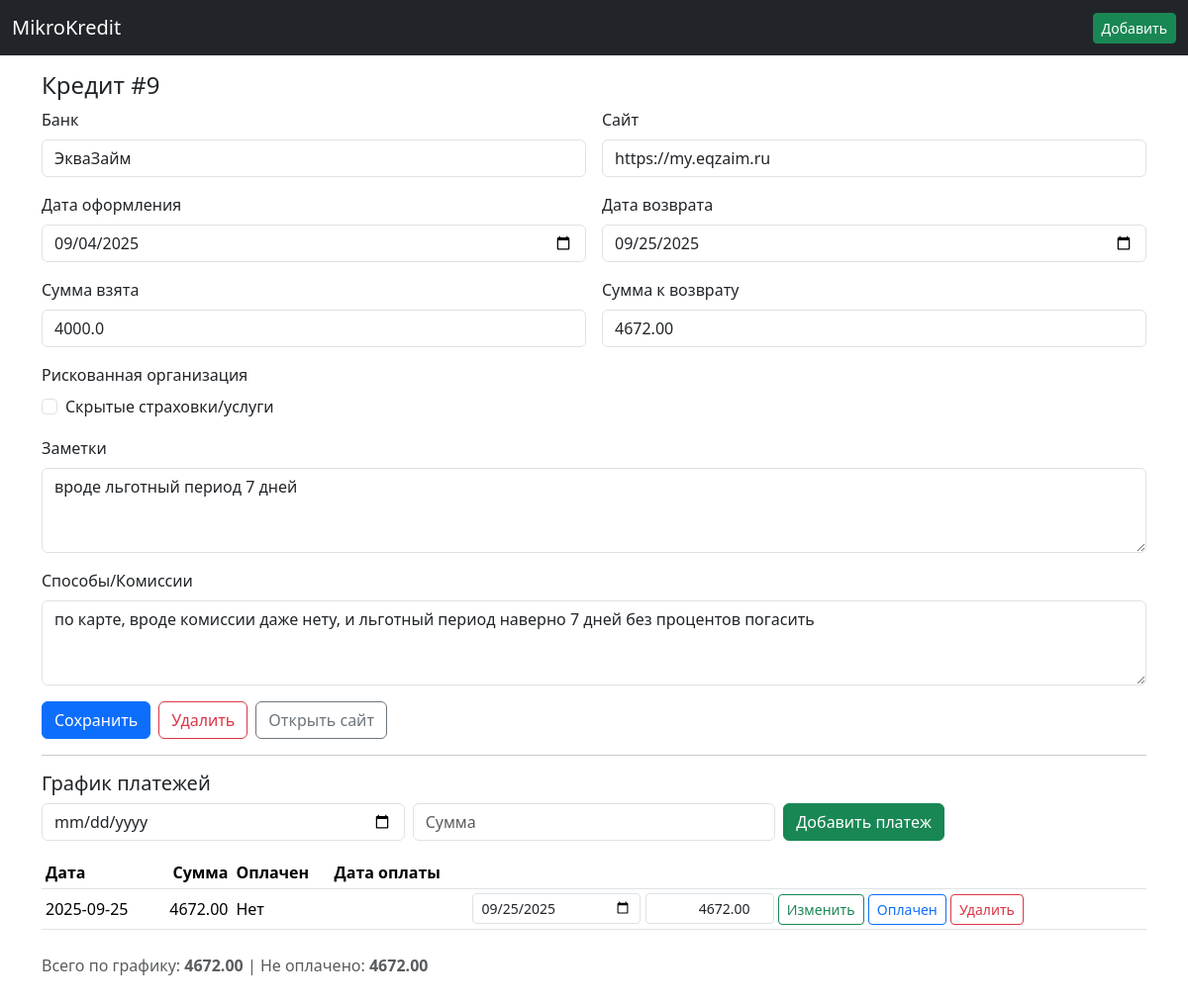
/loan/9, run on the app's committed database.
### app/models_sa.py (models this page shows)
class Base(DeclarativeBase):
    pass

class LoanORM(Base):
    __tablename__ = "loans"
    id: Mapped[int] = mapped_column(Integer, primary_key=True, autoincrement=True)
    website: Mapped[str] = mapped_column(String, nullable=False)
    loan_date: Mapped[str] = mapped_column(String, nullable=False)  # YYYY-MM-DD
    amount_borrowed: Mapped[float] = mapped_column(Float, nullable=False)
    amount_due: Mapped[float] = mapped_column(Float, nullable=False)
    due_date: Mapped[str] = mapped_column(String, nullable=False)
    risky_org: Mapped[bool] = mapped_column(Integer, default=0, nullable=False)
    notes: Mapped[Optional[str]] = mapped_column(Text, nullable=True)
    payment_methods: Mapped[Optional[str]] = mapped_column(Text, nullable=True)
    reminded_pre_due: Mapped[bool] = mapped_column(Integer, default=0, nullable=False)
    created_at: Mapped[str] = mapped_column(String, nullable=False)
    is_paid: Mapped[bool] = mapped_column(Integer, default=0, nullable=False)
    org_name: Mapped[Optional[str]] = mapped_column(Text, nullable=True)
    installments: Mapped[List["InstallmentORM"]] = relationship(
        back_populates="loan", cascade="all, delete-orphan"
    )

class InstallmentORM(Base):
    __tablename__ = "installments"
    id: Mapped[int] = mapped_column(Integer, primary_key=True, autoincrement=True)
    loan_id: Mapped[int] = mapped_column(ForeignKey("loans.id", ondelete="CASCADE"), nullable=False)
    due_date: Mapped[str] = mapped_column(String, nullable=False)
    amount: Mapped[float] = mapped_column(Float, nullable=False)
    paid: Mapped[bool] = mapped_column(Integer, default=0, nullable=False)
    paid_date: Mapped[Optional[str]] = mapped_column(String, nullable=True)
    created_at: Mapped[str] = mapped_column(String, nullable=False)
    loan: Mapped[LoanORM] = relationship(back_populates="installments")

### web/views.py (the view, shortened to what this page needs)
@bp.route("/loan/new", methods=["GET", "POST"])
@bp.route("/loan/<int:loan_id>", methods=["GET", "POST"])
def loan_edit(loan_id: int | None = None):
    with get_session() as session:
        loan = session.get(LoanORM, loan_id) if loan_id is not None else None
        insts = []
        remaining = 0.0
        total_due = 0.0
        last_date = None
        if loan is not None:
            insts = session.execute(
                select(InstallmentORM).where(InstallmentORM.loan_id == loan.id).order_by(
                    InstallmentORM.due_date.asc(), InstallmentORM.id.asc()
                )
            ).scalars().all()
            remaining = session.execute(
                select(func.coalesce(func.sum(InstallmentORM.amount), 0.0)).where(
                    InstallmentORM.loan_id == loan.id, InstallmentORM.paid == 0
                )
            ).scalar_one()
            total_due = session.execute(
                select(func.coalesce(func.sum(InstallmentORM.amount), 0.0)).where(InstallmentORM.loan_id == loan.id)
            ).scalar_one()
            last_date = session.execute(
                select(func.max(InstallmentORM.due_date)).where(InstallmentORM.loan_id == loan.id)
            ).scalar_one()
        return render_template("loan_edit.html", loan=loan, installments=insts, remaining=remaining, total_due=total_due, last_date=last_date)

### app/db_sa.py (called while the page is built)
@contextmanager
def get_session():
    session = SessionLocal()
    try:
        yield session
        session.commit()
    except Exception:
        session.rollback()
        raise
    finally:
        session.close()

### web/templates/loan_edit.html (shortened to what this page needs)
{% extends 'base.html' %}
{% block content %}
<h4>{{ 'Новый кредит' if not loan else 'Кредит #' ~ loan.id }}</h4>
<form method="post">
  <div class="row g-3">
    <div class="col-md-6">
      <label class="form-label">Банк</label>
      <input name="org_name" class="form-control" value="{{ loan.org_name if loan else '' }}" required>
    </div>
    <div class="col-md-6">
      <label class="form-label">Сайт</label>
      <input name="website" class="form-control" value="{{ loan.website if loan else '' }}" required>
    </div>
    <div class="col-md-6">
      <label class="form-label">Дата оформления</label>
      <input type="date" name="loan_date" class="form-control" value="{{ loan.loan_date if loan else '' }}" required>
    </div>
    <div class="col-md-6">
      <label class="form-label">Дата возврата</label>
      <input type="date" name="due_date" class="form-control" value="{{ loan.due_date if loan else '' }}" required>
    </div>
    <div class="col-md-6">
      <label class="form-label">Сумма взята</label>
      <input type="number" step="0.01" name="amount_borrowed" class="form-control" value="{{ loan.amount_borrowed if loan else '' }}" required>
    </div>
    {% if loan %}
    <div class="col-md-6">
      <label class="form-label">Сумма к возврату</label>
      <input type="number" class="form-control" value="{{ '%.2f'|format(remaining + 0) + '' if false else '%.2f'|format(total_due if total_due is defined else 0) }}" readonly>
    </div>
    {% endif %}
    <div class="col-md-6">
      <label class="form-label">Рискованная организация</label>
      <div class="form-check">
        <input class="form-check-input" type="checkbox" name="risky_org" id="risk" {% if loan and loan.risky_org %}checked{% endif %}>
        <label class="form-check-label" for="risk">Скрытые страховки/услуги</label>
      </div>
    </div>
    <div class="col-12">
      <label class="form-label">Заметки</label>
      <textarea name="notes" class="form-control" rows="3">{{ loan.notes if loan else '' }}</textarea>
    </div>
    <div class="col-12">
      <label class="form-label">Способы/Комиссии</label>
      <textarea name="payment_methods" class="form-control" rows="3">{{ loan.payment_methods if loan else '' }}</textarea>
    </div>
  </div>
  <div class="mt-3 d-flex gap-2">
    <button class="btn btn-primary" type="submit">Сохранить</button>
    {% if loan %}
    <a class="btn btn-outline-danger" href="#" onclick="if(confirm('Удалить кредит?')){ document.getElementById('delete-form').submit(); } return false;">Удалить</a>
    {% endif %}
    {% if loan and loan.website %}
    <a class="btn btn-outline-secondary" href="{{ loan.website if loan.website.startswith('http') else 'https://' ~ loan.website }}" target="_blank">Открыть сайт</a>
    {% endif %}
  </div>
</form>
{% if loan %}
<hr>
<h5>График платежей</h5>
<form class="row g-2" method="post" action="{{ url_for('views.add_inst', loan_id=loan.id) }}">
  <div class="col-md-4">
    <input type="date" name="due_date" class="form-control" required>
  </div>
  <div class="col-md-4">
    <input type="number" step="0.01" name="amount" class="form-control" placeholder="Сумма" required>
  </div>
  <div class="col-md-4">
    <button class="btn btn-success" type="submit">Добавить платеж</button>
  </div>
</form>
<div class="table-responsive mt-3">
<table class="table table-sm align-middle">
  <thead>
    <tr>
      <th>Дата</th>
      <th class="text-end">Сумма</th>
      <th>Оплачен</th>
      <th>Дата оплаты</th>
      <th></th>
    </tr>
  </thead>
  <tbody>
    {% for inst in installments %}
    <tr>
      <td>{{ inst.due_date }}</td>
      <td class="text-end">{{ '%.2f'|format(inst.amount) }}</td>
      <td>{{ 'Да' if inst.paid else 'Нет' }}</td>
      <td>{{ inst.paid_date or '' }}</td>
      <td>
        <form method="post" action="{{ url_for('views.edit_inst', loan_id=loan.id, inst_id=inst.id) }}" class="d-inline">
          <input type="date" name="due_date" value="{{ inst.due_date }}" class="form-control form-control-sm d-inline-block" style="width: 170px;">
          <input type="number" step="0.01" name="amount" value="{{ '%.2f'|format(inst.amount) }}" class="form-control form-control-sm d-inline-block text-end" style="width: 130px;">
          <button class="btn btn-sm btn-outline-success" type="submit">Изменить</button>
        </form>
        <form method="post" action="{{ url_for('views.toggle_inst', loan_id=loan.id, inst_id=inst.id) }}" class="d-inline">
          <button class="btn btn-sm btn-outline-primary" type="submit">{{ 'Сделать не оплачен' if inst.paid else 'Оплачен' }}</button>
        </form>
        <form method="post" action="{{ url_for('views.toggle_inst', loan_id=loan.id, inst_id=inst.id) }}" class="d-inline" onsubmit="return confirm('Удалить платеж?')">
          <button class="btn btn-sm btn-outline-danger" type="submit">Удалить</button>
        </form>
      </td>
    </tr>
    {% endfor %}
  </tbody>
</table>
</div>
<div class="mt-2 text-muted">Всего по графику: <b>{{ '%.2f'|format(total_due if total_due is defined else 0) }}</b> | Не оплачено: <b>{{ '%.2f'|format(remaining) }}</b></div>
{% endif %}
{% endblock %}

### data on the page
LoanORM: id "Кредит #9", org_name "ЭкваЗайм", website "https://my.eqzaim.ru", loan_date "09/04/2025", due_date "09/25/2025", amount_borrowed "4000.0", notes "вроде льготный период 7 дней", payment_methods "по карте, вроде комиссии даже нету, и льготный период наверно 7 дней без процентов погасить"
InstallmentORM: due_date "2025-09-25", amount "4672.00", paid "Нет", due_date "09/25/2025", paid "Оплачен"

### other printed values
{{ '%.2f'|format(total_due if total_due is defined else 0) }} "4672.00"
{{ '%.2f'|format(remaining) }} "4672.00"
